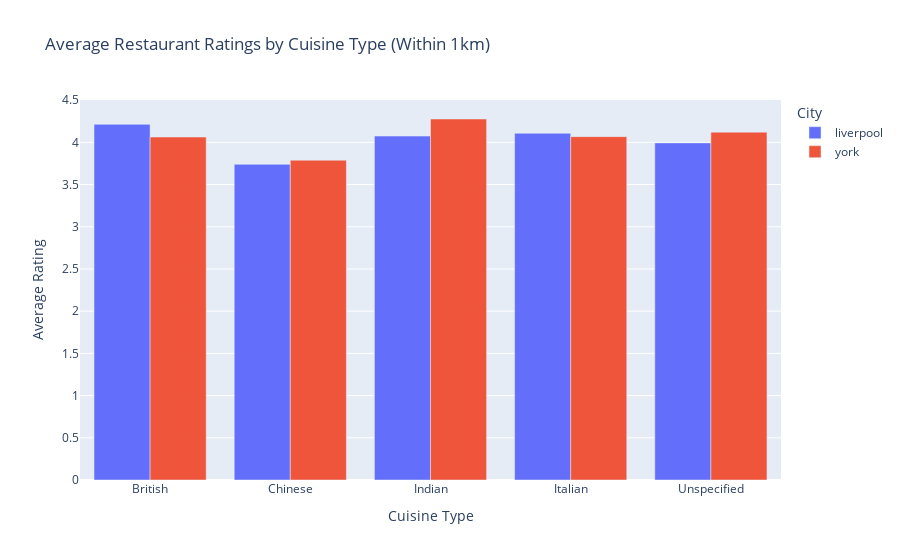

Here is the notebook cell this chart was saved with:
### Markdown cell above
# Task 3: Average Ratings by Cuisine Type 
## 3.1 Original Code

### Code cell
import pandas as pd
import plotly.express as px
from haversine import calculate_distance

df3 = df2.copy()
df3["cuisine_type"] = df3["cuisine_type"].apply(
    lambda x: [c.strip() for c in x.split(",")]
)

df3 = df3.explode("cuisine_type")

# filter restaurants in liverpool and york
liverpool_df = df3[df3["city"] == "liverpool"].copy()
york_df = df3[df3["city"] == "york"].copy()

liverpool = (53.39853, -2.97324)
york = (53.96428, -1.07726)

# calculate distance to reference points
liverpool_df["distance_to_ref"] = liverpool_df.apply(
    lambda row: calculate_distance((row["lat"], row["long"]), liverpool),
    axis=1
)

york_df["distance_to_ref"] = york_df.apply(
    lambda row: calculate_distance((row["lat"], row["long"]), york),
    axis=1
)

# filter for restaurants within 1km radius
liverpool_df = liverpool_df[liverpool_df["distance_to_ref"] <= 1]
york_df = york_df[york_df["distance_to_ref"] <= 1]

# combine both cities into one dataframe
df3 = pd.concat([liverpool_df, york_df], ignore_index=True, sort=False)

# group by city and cuisine, then calculate mean rating
df3 = df3.groupby(["city","cuisine_type"]
                 )["rating"].mean().reset_index()

fig = px.bar(
    df3,
    x="cuisine_type",
    y="rating",
    color="city",
    barmode="group",
    labels={
        "cuisine_type": "Cuisine Type",
        "rating": "Average Rating",
        "city": "City"
    },
    title="Average Restaurant Ratings by Cuisine Type (Within 1km)"
)
fig.show()

### Figure 1 — Plotly figure (JSON) as saved in the notebook; plotly's stock layout.template omitted (floating-point values rounded to 4 significant figures)
{"data": [{"alignmentgroup": "True", "hovertemplate": "City=liverpool<br>Cuisine Type=%{x}<br>Average Rating=%{y}<extra></extra>", "legendgroup": "liverpool", "marker": {"color": "#636efa", "pattern": {"shape": ""}}, "name": "liverpool", "offsetgroup": "liverpool", "orientation": "v", "showlegend": true, "textposition": "auto", "type": "bar", "x": ["British", "Chinese", "Indian", "Italian", "Unspecified"], "xaxis": "x", "y": [4.213, 3.74, 4.074, 4.107, 3.994], "yaxis": "y"}, {"alignmentgroup": "True", "hovertemplate": "City=york<br>Cuisine Type=%{x}<br>Average Rating=%{y}<extra></extra>", "legendgroup": "york", "marker": {"color": "#EF553B", "pattern": {"shape": ""}}, "name": "york", "offsetgroup": "york", "orientation": "v", "showlegend": true, "textposition": "auto", "type": "bar", "x": ["British", "Chinese", "Indian", "Italian", "Unspecified"], "xaxis": "x", "y": [4.063, 3.788, 4.277, 4.068, 4.121], "yaxis": "y"}], "layout": {"barmode": "group", "legend": {"title": {"text": "City"}, "tracegroupgap": 0}, "title": {"text": "Average Restaurant Ratings by Cuisine Type (Within 1km)"}, "xaxis": {"anchor": "y", "domain": [0, 1], "title": {"text": "Cuisine Type"}}, "yaxis": {"anchor": "x", "domain": [0, 1], "title": {"text": "Average Rating"}}}}
